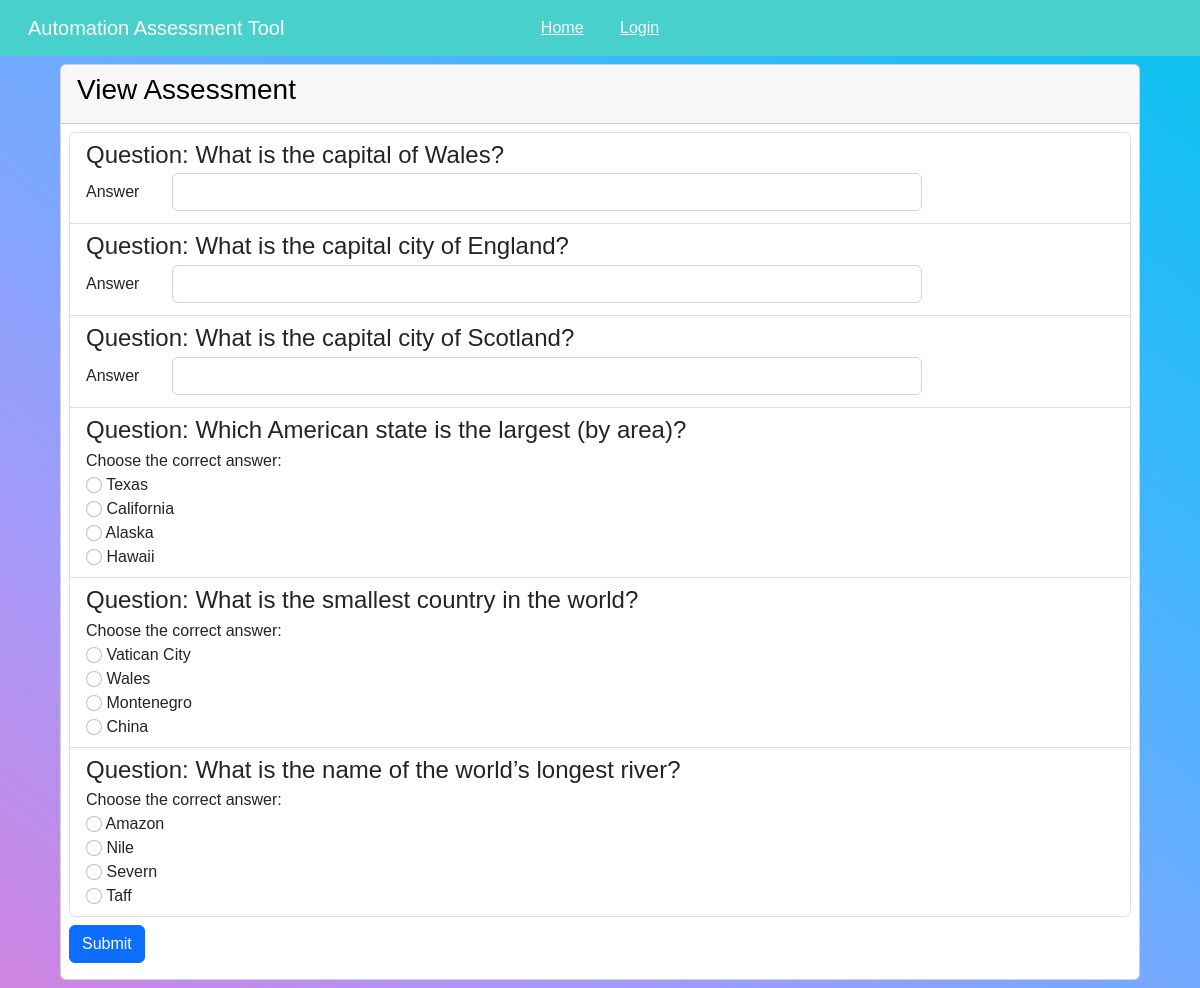
/test, run on the app's committed database.
### AATApp/models.py (models this page shows)
class Questions(db.Model):
    id = db.Column(db.Integer, primary_key=True, unique=True, nullable=False)
    is_multiple_choice = db.Column(db.Boolean, default=False, nullable=False)
    question = db.Column(db.Integer, nullable=False)
    """
  If the question is short answer (is_multiple_choice = False), all four
  choices should be left empty and "answer" should contain the expected
  answer. If the question is multiple choice (is_multiple_choice = True), all
  four choices should be filled in and "answer" should contain the name of the
  column which contains the correct answer (e.g. "choice3").
  """
    choice1 = db.Column(db.Text)
    choice2 = db.Column(db.Text)
    choice3 = db.Column(db.Text)
    choice4 = db.Column(db.Text)
    answer = db.Column(db.Text, nullable=False)
    feedback = db.Column(db.Text, nullable=False)
    creator_id = db.Column(
        db.Integer, db.ForeignKey('user.id'), nullable=False)

### AATApp/routes/projectroutes.py (the view)
@app.route("/test", methods=['GET', 'POST'])
def test_page():
    questions = Questions.query.all()
    forms = {}
    for question in questions:
        if question.is_multiple_choice == True:
            forms['mq' + str(question.id)
                  ] = (MultipleChoiceForm(prefix='mq' + str(question.id)))
        else:
            forms['sa' + str(question.id)
                  ] = (ShortAnswerForm(prefix='sa' + str(question.id)))
    return render_template('test.html', title="Test", forms=forms, questions=questions)

### AATApp/forms.py
class ShortAnswerForm(FlaskForm):
    answer = StringField('Answer', validators=[DataRequired()])
    question_number = 0
    aq_id = HiddenField('assessment_question_id')
    submit = SubmitField('Submit')

class MultipleChoiceForm(FlaskForm):
    form_choices = RadioField('Choose the correct answer:',
                              choices=[('choice1', 'A: '),
                                       ('choice2', 'B: '),
                                       ('choice3', 'C: '),
                                       ('choice4', 'D: ')],
                              validators=[DataRequired()])
    question_number = 0
    aq_id = HiddenField('assessment_question_id')
    submit = SubmitField('Submit')

### AATApp/templates/test.html (shortened to what this page needs)
{% extends "layout.html" %}
{% block content %}
<div class="card-header">
  <h1 class="fs-3">View Assessment</h1>
</div>
<div class=card-body">
  <div class="list-group m-2">
    {% for question in questions %}
    <div class="list-group-item">
      <h1 class="fs-4 mb-1">Question: {{question.question}}</h1>
      {% if question.is_multiple_choice %}
      {% set form = 'mq' ~ question.id %}
      <form method="post">
        {{ forms[form].form_choices.label }}
        {% set myarr = [question.choice1, question.choice2, question.choice3, question.choice4] %}
        {% for choice in forms[form].form_choices %}
        <div>{{ choice (class="form-check-input") }} {{ myarr[loop.index - 1] }}</div>
        {% endfor %}
      </form>
      {% else %}
      {% set form = 'sa' ~ question.id %}
      <form method="post">
        <div class="form-group row me-2 mb-1">
          <div class="col-sm-1">{{ forms[form].answer.label }}</div>
          <div class="col-sm-9">{{ forms[form].answer (class="form-control")}}</div>
        </div>
      </form>
      {% endif %}
    </div>
    {% endfor %}
  </div>
  <p>
    <input type="submit" class="btn btn-primary ms-2"></input>
  </p>
</div>
{% endblock content %}

### AATApp/templates/layout.html (shortened to what this page needs)
<!DOCTYPE html>
<html>
<head>
  <link rel=stylesheet type=text/css href="{{ url_for('static', filename='style.css') }}">
  <link rel="stylesheet" href="https://cdn.jsdelivr.net/npm/bootstrap@5.2.3/dist/css/bootstrap.min.css">
  <link rel="stylesheet" type="text/css" href="{{ url_for('static', filename='style.css') }}">
</head>
<body class="d-flex flex-column h-100">
  <nav class="navbar navbar-expand-sm navbar-dark" style="background-color:mediumturquoise;">
    <div class="container-fluid">
      <a href="{{ url_for('home') }}" class="ms-3 navbar-brand">Automation Assessment Tool</a>
      <div class="mt-4 position-absolute start-50 translate-middle collapse navbar-collapse" id="navbarCollapse">
        <div class="navbar-nav">
          <a href="{{ url_for('home') }}" class="mx-3 class-link link-light">Home</a>&nbsp
          {% if not current_user.is_authenticated %}
          <a href="{{ url_for('login') }}" class="mx-3 class-link link-light">Login</a>
          {% endif %}
        </div>
      </div>
    </div>
  </nav>
  <main class="flex-shrink-0">
    <div class="bg-image d-flex justify-content-center align-items-center text-black" style="background-image: linear-gradient(to left bottom, #0dc1ee, #3cb7fd,
    #73aaff, #a599f8, #d084e1); min-height: 90vh;">
      <div class="card mx-3 my-2" style="width: 90%;">
        {% block content %}
        {% endblock %}
      </div>
    </div>
  </main>
</html>

### AATApp/static/style.css (style rules this page uses)
body { font-family: helvetica, sans-serif; background-color: #fff; color: #002699; }
.form-group { display: flex; align-items: center; }

### data on the page
Questions: question "What is the capital of Wales?", forms "Answer"
Questions: question "What is the capital city of England?", forms "Answer"
Questions: question "What is the capital city of Scotland?", forms "Answer"
Questions: question "Which American state is the largest (by area)?", forms "Choose the correct answer:", choice1 "Texas" "California" "Alaska" "Hawaii"
Questions: question "What is the smallest country in the world?", forms "Choose the correct answer:", choice1 "Vatican City" "Wales" "Montenegro" "China"
Questions: question "What is the name of the world’s longest river?", forms "Choose the correct answer:", choice1 "Amazon" "Nile" "Severn" "Taff"
